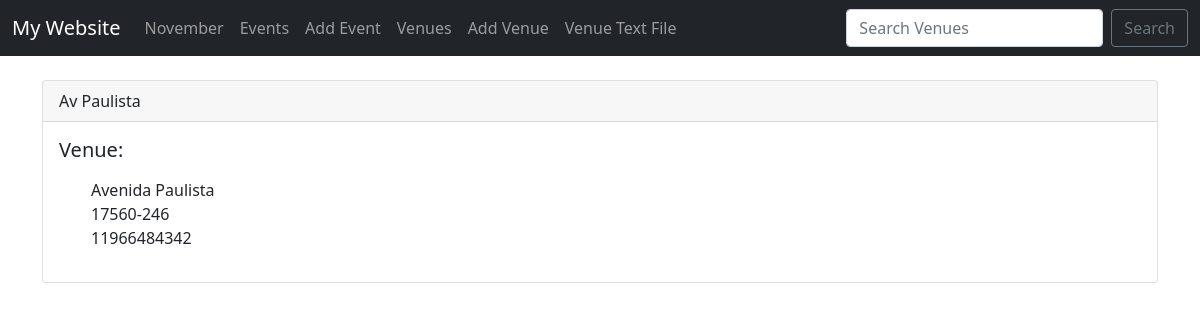
Screenshot of /show_venue/3 with the database file from the repository.
### events/models.py (models this page shows)
class Venue(models.Model):
	name = models.CharField('Venue Name', max_length=120)
	address = models.CharField(max_length=300)
	zip_code = models.CharField('Zip Code', max_length=12)
	phone = models.CharField('Contact Phone', max_length=25, blank=True)
	website = models.URLField('Website Address', blank=True)
	email_address = models.EmailField('Email Address', blank=True)
	def __str__(self):
		return self.name

### events/views.py (the view)
# urls.py: path('show_venue/<venue_id>', views.show_venue, name="show-venue"),
def show_venue(request, venue_id):
	venue = Venue.objects.get(pk=venue_id)
	return render(request, 'events/show_venue.html', {'venue': venue})

### events/templates/events/show_venue.html (shortened to what this page needs)
{% extends 'events/base.html' %}
{% block content %}
<div class="card">
		<div class="card-header">{{ venue }}</div>
		<div class="card-body">
		<h5 class="card-title">Venue: {{ event.venue }}</h5>
		    <p class="card-text">
		    	<ul style="list-style: none">
					<li>{{ venue.address }}</li>
					<li>{{ venue.zip_code }}</li>
					<li>{{ venue.phone }}</li>
				</ul>
		    </p>
		</div>
</div>
{% endblock %}

### rows the page displays
Venue: name "Av Paulista", address "Avenida Paulista", zip_code "17560-246", phone "11966484342"
